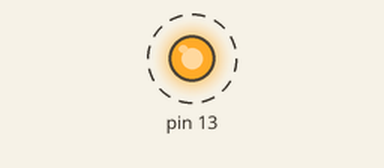
Recording of a sketch running on a simulated Arduino Uno, built with avr-gcc and run on an emulated ATmega328P. Shown: output pins drawn as LEDs (lit = HIGH). Dashed ring = blinking. What the sketch prints to the serial monitor is not drawn.

Above: at 0.5 s.
Timing chart, 0 to 3.0 s (numbered marks = the images above):
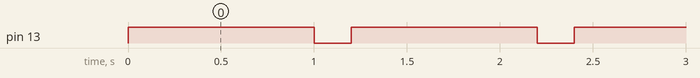

Measured:
- by itself, pin 13: alternates HIGH for 1.0 s and LOW for 0.20 s

The sketch:

trial_led.ino
```cpp
void setup() {
  // put your setup code here, to run once:
  Serial.begin(115200);
  pinMode(13,OUTPUT);

}

void loop() {
  // put your main code here, to run repeatedly:
  Serial.println("here");
  digitalWrite(13,HIGH);
  delay(1000);
  digitalWrite(13,LOW);
  delay(200);

}
```
